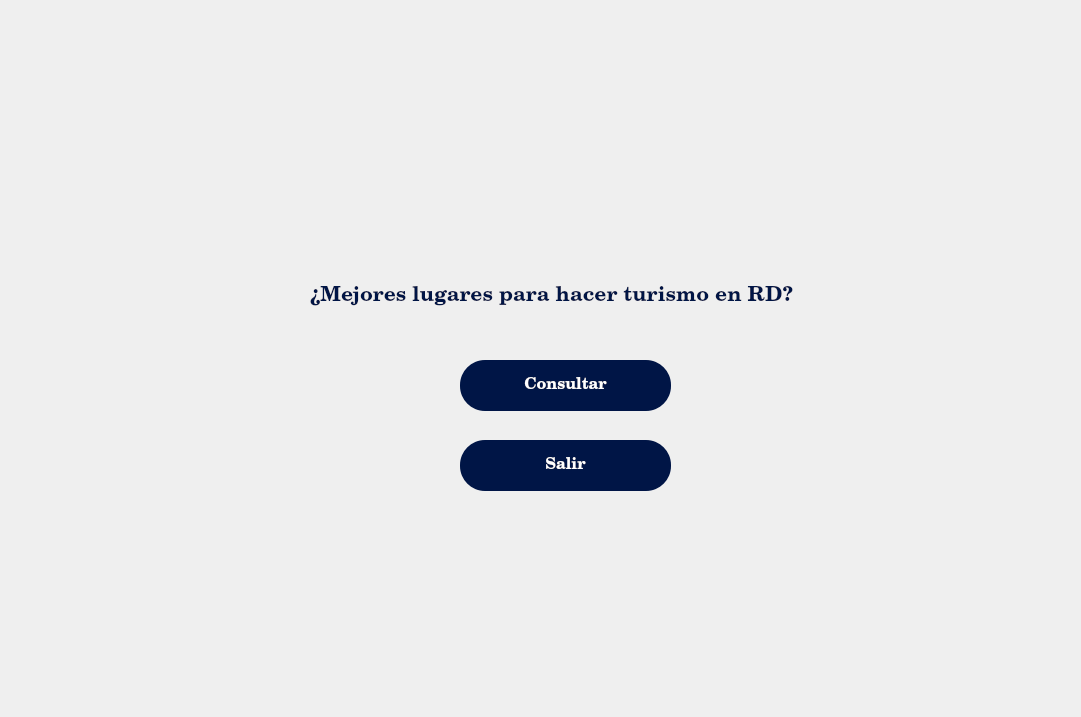
<?xml version="1.0" encoding="UTF-8"?>
<ui version="4.0">
 <class>Form</class>
 <widget class="QWidget" name="Form">
  <property name="geometry">
   <rect>
    <x>0</x>
    <y>0</y>
    <width>1081</width>
    <height>717</height>
   </rect>
  </property>
  <property name="windowTitle">
   <string>Form</string>
  </property>
  <widget class="QLabel" name="label">
   <property name="geometry">
    <rect>
     <x>-350</x>
     <y>-110</y>
     <width>1501</width>
     <height>991</height>
    </rect>
   </property>
   <property name="styleSheet">
    <string notr="true"/>
   </property>
   <property name="text">
    <string/>
   </property>
   <property name="pixmap">
    <pixmap>resources/wepik-2021630-212918.png</pixmap>
   </property>
   <property name="scaledContents">
    <bool>true</bool>
   </property>
  </widget>
  <widget class="QPushButton" name="btn_consultar">
   <property name="geometry">
    <rect>
     <x>460</x>
     <y>360</y>
     <width>211</width>
     <height>51</height>
    </rect>
   </property>
   <property name="font">
    <font>
     <family>Century Schoolbook L</family>
     <pointsize>12</pointsize>
     <weight>75</weight>
     <bold>true</bold>
    </font>
   </property>
   <property name="styleSheet">
    <string notr="true">QPushButton{
border-radius: 25px;
background-color: rgb(0, 21, 70);
color: rgb(255,255,255);

}</string>
   </property>
   <property name="text">
    <string>Consultar</string>
   </property>
  </widget>
  <widget class="QPushButton" name="btn_salir">
   <property name="geometry">
    <rect>
     <x>460</x>
     <y>440</y>
     <width>211</width>
     <height>51</height>
    </rect>
   </property>
   <property name="font">
    <font>
     <family>Century Schoolbook L</family>
     <pointsize>12</pointsize>
     <weight>75</weight>
     <italic>false</italic>
     <bold>true</bold>
    </font>
   </property>
   <property name="styleSheet">
    <string notr="true">QPushButton{
border-radius: 25px;
background-color: rgb(0, 21, 70);
color: rgb(255,255,255);

}</string>
   </property>
   <property name="text">
    <string>Salir</string>
   </property>
  </widget>
  <widget class="QLabel" name="label_2">
   <property name="geometry">
    <rect>
     <x>310</x>
     <y>270</y>
     <width>491</width>
     <height>51</height>
    </rect>
   </property>
   <property name="font">
    <font>
     <family>Century Schoolbook L</family>
     <pointsize>16</pointsize>
     <weight>75</weight>
     <bold>true</bold>
    </font>
   </property>
   <property name="styleSheet">
    <string notr="true">QLabel{
color: rgb(0, 21, 70);

}</string>
   </property>
   <property name="text">
    <string>¿Mejores lugares para hacer turismo en RD?</string>
   </property>
  </widget>
 </widget>
 <resources>
  <include location="image.qrc"/>
 </resources>
 <connections/>
</ui>
